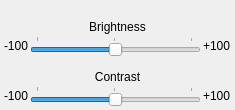
<ui version="4.0" >
 <class>Form</class>
 <widget class="QWidget" name="Form" >
  <property name="geometry" >
   <rect>
    <x>0</x>
    <y>0</y>
    <width>235</width>
    <height>110</height>
   </rect>
  </property>
  <property name="minimumSize" >
   <size>
    <width>0</width>
    <height>110</height>
   </size>
  </property>
  <property name="windowTitle" >
   <string>Form</string>
  </property>
  <layout class="QGridLayout" >
   <property name="margin" >
    <number>4</number>
   </property>
   <property name="spacing" >
    <number>2</number>
   </property>
   <item row="3" column="2" >
    <widget class="QLabel" name="label_4" >
     <property name="sizePolicy" >
      <sizepolicy>
       <hsizetype>4</hsizetype>
       <vsizetype>5</vsizetype>
       <horstretch>0</horstretch>
       <verstretch>0</verstretch>
      </sizepolicy>
     </property>
     <property name="text" >
      <string>+100</string>
     </property>
    </widget>
   </item>
   <item row="3" column="1" >
    <widget class="QSlider" name="contrastSlider" >
     <property name="minimum" >
      <number>-100</number>
     </property>
     <property name="maximum" >
      <number>100</number>
     </property>
     <property name="orientation" >
      <enum>Qt::Horizontal</enum>
     </property>
     <property name="tickPosition" >
      <enum>QSlider::TicksAbove</enum>
     </property>
     <property name="tickInterval" >
      <number>99</number>
     </property>
    </widget>
   </item>
   <item row="3" column="0" >
    <widget class="QLabel" name="label_3" >
     <property name="sizePolicy" >
      <sizepolicy>
       <hsizetype>4</hsizetype>
       <vsizetype>5</vsizetype>
       <horstretch>0</horstretch>
       <verstretch>0</verstretch>
      </sizepolicy>
     </property>
     <property name="text" >
      <string>-100</string>
     </property>
    </widget>
   </item>
   <item row="2" column="0" colspan="3" >
    <widget class="QLabel" name="contrastLabel" >
     <property name="text" >
      <string>Contrast</string>
     </property>
     <property name="alignment" >
      <set>Qt::AlignBottom|Qt::AlignHCenter</set>
     </property>
    </widget>
   </item>
   <item row="1" column="0" >
    <widget class="QLabel" name="label" >
     <property name="sizePolicy" >
      <sizepolicy>
       <hsizetype>4</hsizetype>
       <vsizetype>5</vsizetype>
       <horstretch>0</horstretch>
       <verstretch>0</verstretch>
      </sizepolicy>
     </property>
     <property name="text" >
      <string>-100</string>
     </property>
    </widget>
   </item>
   <item row="1" column="1" >
    <widget class="QSlider" name="brightnessSlider" >
     <property name="minimum" >
      <number>-100</number>
     </property>
     <property name="maximum" >
      <number>100</number>
     </property>
     <property name="pageStep" >
      <number>10</number>
     </property>
     <property name="orientation" >
      <enum>Qt::Horizontal</enum>
     </property>
     <property name="invertedAppearance" >
      <bool>false</bool>
     </property>
     <property name="invertedControls" >
      <bool>false</bool>
     </property>
     <property name="tickPosition" >
      <enum>QSlider::TicksAbove</enum>
     </property>
     <property name="tickInterval" >
      <number>99</number>
     </property>
    </widget>
   </item>
   <item row="1" column="2" >
    <widget class="QLabel" name="label_2" >
     <property name="sizePolicy" >
      <sizepolicy>
       <hsizetype>4</hsizetype>
       <vsizetype>5</vsizetype>
       <horstretch>0</horstretch>
       <verstretch>0</verstretch>
      </sizepolicy>
     </property>
     <property name="text" >
      <string>+100</string>
     </property>
    </widget>
   </item>
   <item row="0" column="0" colspan="3" >
    <widget class="QLabel" name="brightnessLabel" >
     <property name="minimumSize" >
      <size>
       <width>0</width>
       <height>30</height>
      </size>
     </property>
     <property name="text" >
      <string>Brightness</string>
     </property>
     <property name="alignment" >
      <set>Qt::AlignBottom|Qt::AlignHCenter</set>
     </property>
    </widget>
   </item>
  </layout>
 </widget>
 <resources/>
 <connections/>
</ui>
